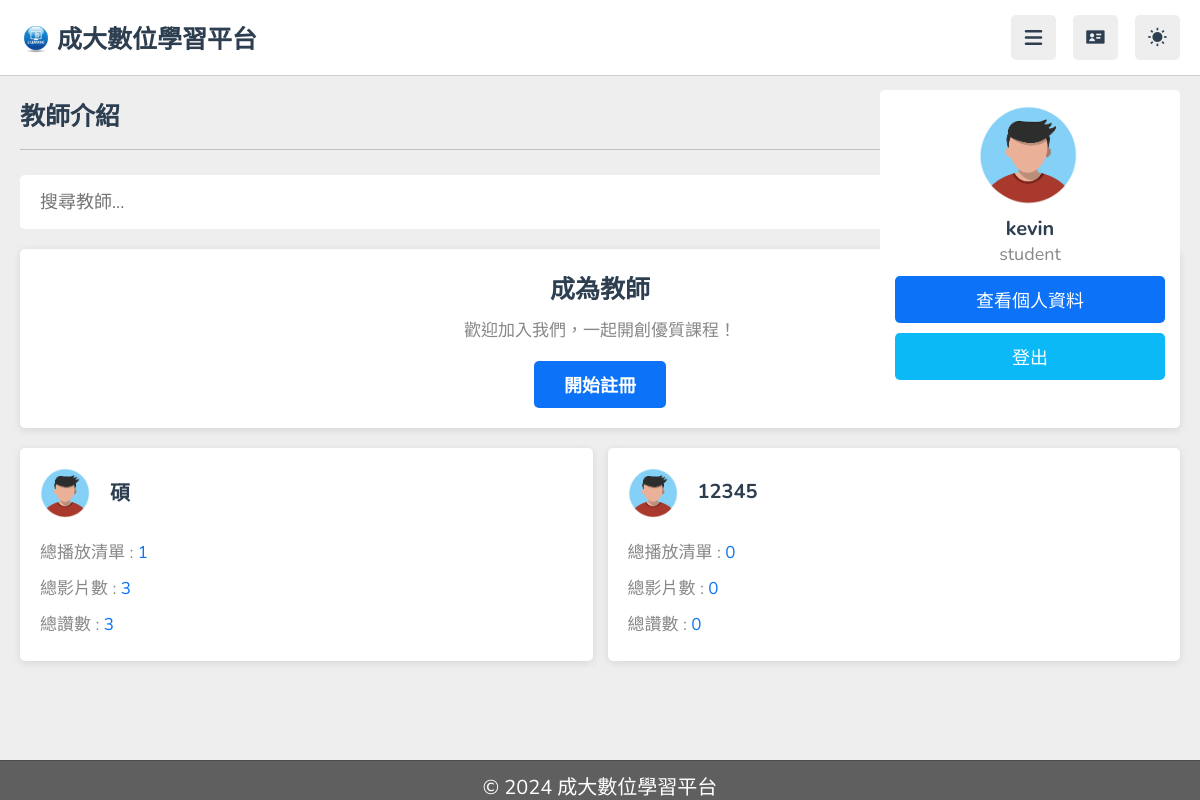
Screenshot of /teachers (signed in) with the database file from the repository.
### app.py (models this page shows)
class User(db.Model):
    id = db.Column(db.Integer, primary_key=True)
    name = db.Column(db.String(50), nullable=False)
    email = db.Column(db.String(100), nullable=False)
    password = db.Column(db.String(100), nullable=False)
    role = db.Column(db.String(10))

### app.py (the view)
@app.route('/teachers')
def teachers():
    teacher_users = User.query.filter_by(role='teacher').all()
    for teacher in teacher_users:
        courses = Course.query.filter_by(teacher_id=teacher.id).all()
        course_ids = [course.id for course in courses]
        videos = []
        if course_ids:
            videos = Video.query.filter(Video.course_id.in_(course_ids)).all()
        video_ids = [v.id for v in videos]
        teacher.total_playlists = len(courses)
        teacher.total_videos = len(videos)
        if video_ids:
            teacher.total_likes = db.session.query(func.count(VideoLike.id)).filter(VideoLike.video_id.in_(video_ids)).scalar()
        else:
            teacher.total_likes = 0
    return render_template('teachers.html', teachers=teacher_users)

### templates/teachers.html (shortened to what this page needs)
{% extends "base.html" %}
{% block content %}
<section class="teachers">
   <h1 class="heading">教師介紹</h1>
   <form action="" method="post" class="search-tutor">
      <input type="text" name="search_box" placeholder="搜尋教師..." required maxlength="100">
   </form>
   <div class="box-container">
      <div class="box offer">
         <h3>成為教師</h3>
         <p>歡迎加入我們，一起開創優質課程！</p>
         <a href="{{ url_for('register') }}" class="inline-btn">開始註冊</a>
      </div>
   </div>
   <div style="margin-top: 2rem;">
      <div class="box-container">
         {% for teacher in teachers %}
         <div class="box">
            <div class="tutor">
               <img src="{{ url_for('static', filename=teacher.image if teacher.image else 'images/pic-1.png') }}" alt="">
               <div>
                  <h3>{{ teacher.name }}</h3>
               </div>
            </div>
            <p>總播放清單 : <span>{{ teacher.total_playlists if teacher.total_playlists else 0 }}</span></p>
            <p>總影片數 : <span>{{ teacher.total_videos if teacher.total_videos else 0 }}</span></p>
            <p>總讚數 : <span>{{ teacher.total_likes if teacher.total_likes else 0 }}</span></p>
         </div>
         {% endfor %}
      </div>
   </div>
</section>
{% endblock %}

### static/style.css (style rules this page uses)
:root { --main-color:#0C72F7; --red:#e74c3c; --orange: #0CB9F7; --light-color:#888; --light-bg:#eee; --black:#2c3e50; --white:#fff; --border:.1rem solid rgba(0,0,0,.2); }
* { font-family: 'Nunito', sans-serif; margin:0; padding:0; box-sizing: border-box; outline: none; border:none; text-decoration: none; }
html { font-size: 62.5%; overflow-x: hidden; }
body { background-color: var(--light-bg); padding-left: 30rem; }
section { padding:2rem; margin: 0 auto; max-width: 1200px; }
.heading { font-size: 2.5rem; color:var(--black); margin-bottom: 2.5rem; border-bottom: var(--border); padding-bottom: 1.5rem; text-transform: capitalize; }
.inline-btn, .inline-option-btn, .inline-delete-btn, .btn, .delete-btn, .option-btn { border-radius: .5rem; color:#fff; font-size: 1.8rem; cursor: pointer; text-transform: capitalize; padding:1rem 3rem; text-align: center; margin-top: 1rem; }
.inline-btn, .inline-option-btn, .inline-delete-btn { display: inline-block; }
.btn, .inline-btn { background-color: var(--main-color); }
.teachers .search-tutor { margin-bottom: 2rem; border-radius: .5rem; background-color: var(--white); padding: 1.5rem 2rem; display: flex; align-items: center; gap: 1.5rem; }
.teachers .search-tutor input { width: 100%; background: none; font-size: 1.8rem; color: var(--black); }
.teachers .box-container { display: grid; grid-template-columns: repeat(auto-fit, minmax(30rem, 1fr)); gap:1.5rem; justify-content: center; align-items: flex-start; }
.teachers .box-container .box { background-color: var(--white); border-radius: .5rem; padding: 2rem; }
.teachers .box-container .offer { text-align: center; }
.teachers .box-container .offer h3 { font-size: 2.5rem; color: var(--black); text-transform: capitalize; padding-bottom: .5rem; }
.teachers .box-container .offer p { line-height: 1.7; padding: .5rem 0; color: var(--light-color); font-size: 1.7rem; }
.teachers .box-container .box .tutor { display: flex; align-items: center; gap:2rem; margin-bottom: 1.5rem; }
.teachers .box-container .box .tutor img { height: 5rem; width: 5rem; border-radius: 50%; }
.teachers .box-container .box .tutor h3 { font-size: 2rem; color: var(--black); margin-bottom: .2rem; }
.teachers .box-container .box p { padding: .5rem 0; font-size: 1.7rem; color: var(--light-color); }
.teachers .box-container .box p span { color: var(--main-color); }
@media (max-width:1200px) { body { padding-left: 0; } }
.inline-btn { font-weight: bold; display: inline-block; background-color: var(--main-color); color: #fff; font-size: 1.8rem; border-radius: .5rem; padding: 1rem 3rem; text-align: center; margin-top: 1rem; }
.box { position: relative; border-radius: 10px; overflow: hidden; background: #fff; box-shadow: 0 2px 8px rgba(0,0,0,0.1); }

### rows the page displays
User: name "碩", total_playlists "1", total_videos "3", total_likes "3"
User: name "12345", total_playlists "0", total_videos "0", total_likes "0"

### other values shown
{{ session.get('user_name', '訪客') }} "kevin"
{{ session.get('user_role', '') }} "student"
